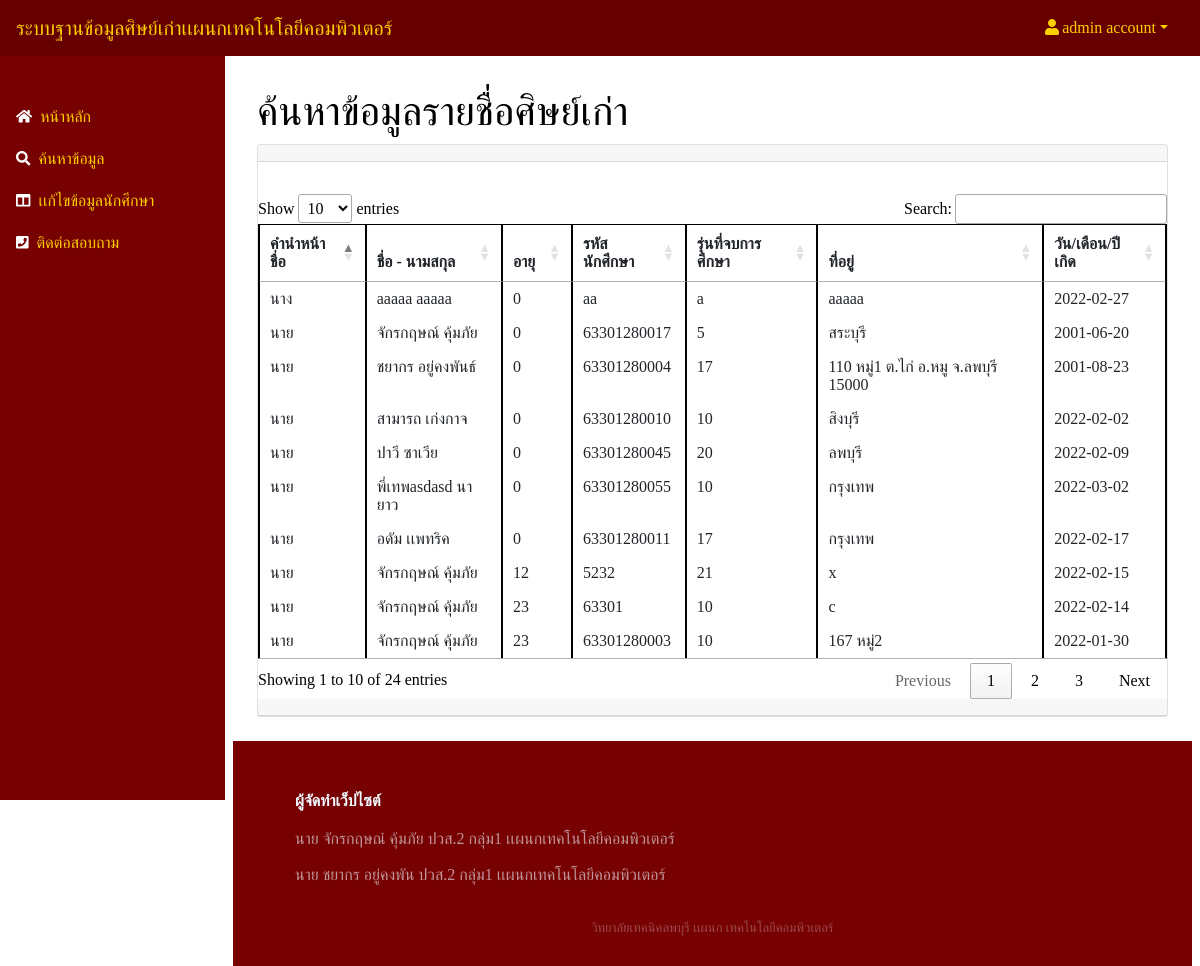
The app's page /searchadmin.php (signed in) with its own data.
### tables this page shows
CREATE TABLE `usersfew` (
  `id` int(10) NOT NULL,
  `username` varchar(255) NOT NULL,
  `password` varchar(255) NOT NULL,
  `email` varchar(255) NOT NULL,
  `std_id` varchar(255) NOT NULL,
  `titlename` varchar(255) NOT NULL,
  `firstname` varchar(255) NOT NULL,
  `lastname` varchar(255) NOT NULL,
  `address` varchar(255) NOT NULL,
  `gen` varchar(255) NOT NULL,
  `job` varchar(255) NOT NULL,
  `img` varchar(255) NOT NULL,
  `birthday` varchar(255) NOT NULL,
  `age` int(10) NOT NULL,
  `urole` varchar(255) NOT NULL,
  `create_at` timestamp NOT NULL DEFAULT current_timestamp()
);

### searchadmin.php (the view, shortened to what this page needs)
<?php
    require_once 'config/db.php';
?>
<!DOCTYPE html>
<html lang="en">
    <head>
        <link href="https://cdn.jsdelivr.net/npm/simple-datatables@latest/dist/style.css" rel="stylesheet" />
        <link href="styleuserlogin.css" rel="stylesheet" />
        <link rel="stylesheet" href="https://cdn.datatables.net/1.11.4/css/jquery.dataTables.min.css">
    </head>
    <body class="sb-nav-fixed">
        <?php
            if (isset($_SESSION['admin_login'])) {
                $admin_id = $_SESSION['admin_login'];
                $stmt = $conn->query("SELECT * FROM usersfew WHERE id = $admin_id");
                $stmt->execute();
                $row = $stmt->fetch(PDO::FETCH_ASSOC);
            }
        ?>
        <nav class="sb-topnav navbar navbar-expand sb-sidenav-light1">
            <a class="navbar-brand ps-3" href="">ระบบฐานข้อมูลศิษย์เก่าเเผนกเทคโนโลยีคอมพิวเตอร์</a>
            <ul class="navbar-nav ms-auto ms-md-0 me-3 me-lg-4">
                <li class="nav-item dropdown">
                    <a class="nav-link dropdown-toggle" id="navbarDropdown" href="#" role="button" data-bs-toggle="dropdown" aria-expanded="false">
                        <i class="fas fa-user fa-fw"></i><?php echo $row['firstname'] . ' ' . $row['lastname'] ?></a>
                </li>
            </ul>
        </nav>
        <div id="layoutSidenav">
            <div id="layoutSidenav_nav">
                <nav class="sb-sidenav accordion sb-sidenav-light" id="sidenavAccordion">
                    <div class="sb-sidenav-menu">
                        <div class="nav">
                            <div class="sb-sidenav-menu-heading"></div>
                            <a class="nav-link" href="admin.php">
                                <div class="sb-nav-link-icon"><i class="fa fa-home"></i></div>
                                หน้าหลัก
                            </a>
                            <a class="nav-link" href="searchadmin.php">
                                <div class="sb-nav-link-icon"><i class="fa fa-search"></i></div>
                                ค้นหาข้อมูล
                            </a>
                            <a class="nav-link" href="editadmin.php">
                                <div class="sb-nav-link-icon"><i class="fas fa-columns"></i></div>
                                เเก้ไขข้อมูลนักศึกษา
                            </a>
                            <a class="nav-link" href="https://web.facebook.com/Softwarelopburi/">
                                <div class="sb-nav-link-icon"><i class="fa fa-phone-square"></i></div>
                                ติดต่อสอบถาม
                            </a>
                        </div>
                    </div>
                </nav>
            </div>
            <div id="layoutSidenav_content">
                <main>
                    <div class="container-fluid px-4">
                        <h1 class="mt-4">ค้นหาข้อมูลรายชื่อศิษย์เก่า</h1>
                        <div class="card mb-4">
                            <div class="card-header"></div>
                            <table id="myTable" class="table table-hover table-bordered">
                            <div class="card-body">
                            <thead>
                                    <th>คำนำหน้าชื่อ</th>
                                    <th>ชื่อ - นามสกุล</th>
                                    <th>อายุ</th>
                                    <th>รหัสนักศึกษา</th>
                                    <th>รุ่นที่จบการศึกษา</th>
                                    <th>ที่อยู่</th>
                                    <th>วัน/เดือน/ปีเกิด</th>
                                </thead>
                                <tbody>
                                <?php
                                    $stmt = $conn->query("SELECT * FROM usersfew WHERE urole = 'user'");
                                    $stmt->execute();
                                    $users = $stmt->fetchAll();
                                    foreach($users as $user) {
                                ?>
                                    <tr>
                                        <td><?php echo $user['titlename'] ?></td>
                                        <td><?php echo $user['firstname']. ' ' . $user['lastname']?></td>
                                        <td><?php echo $user['age'] ?></td>
                                        <td><?php echo $user['std_id'] ?></td>
                                        <td><?php echo $user['gen'] ?></td>
                                        <td><?php echo $user['address'] ?></td>
                                        <td><?php echo $user['birthday'] ?></td>
                                    </tr>
                                <?php
                                    }
                                ?>
                                    </tbody>
                                </table>
                                <div class="card-header"></div>
                            </div>
                        </div>
                        <div class="footer-dark">
        <footer>
            <div class="container">
                <div class="row">
                    <div class="col-md-6 item text">
                        <h3>ผู้จัดทำเว็ปไซต์</h3>
                        <p>นาย จักรกฤษณ๋ คุ้มภัย ปวส.2 กลุ่ม1 เเผนกเทคโนโลยีคอมพิวเตอร์</p><br>
                        <p>นาย ชยากร อยู่คงพัน ปวส.2 กลุ่ม1 เเผนกเทคโนโลยีคอมพิวเตอร์</p>
                    </div>
                </div>
                <p class="copyright">วิทยาลัยเทคนิคลพบุรี เเผนก เทคโนโลยีคอมพิวเตอร์</p>
            </div>
        </footer>
    </div>
                    </div>
            </div>
    </body>
</html>

### records on screen
usersfew: firstname "admin", lastname "account"
usersfew: titlename "นาย", firstname "จักรกฤษณ์", lastname "คุ้มภัย", age "0", std "63301280017", gen "5", address "สระบุรี", birthday "2001-06-20"
usersfew: titlename "นาย", firstname "ชยากร", lastname "อยู่คงพันธ์", age "0", std "63301280004", gen "17", address "110 หมู่1 ต.ไก่ อ.หมู จ.ลพบุรี 15000", birthday "2001-08-23"
usersfew: titlename "นาย", firstname "สามารถ", lastname "เก่งกาจ", age "0", std "63301280010", gen "10", address "สิงบุรี", birthday "2022-02-02"
usersfew: titlename "นาย", firstname "ปาวี", lastname "ซาเวีย", age "0", std "63301280045", gen "20", address "ลพบุรี", birthday "2022-02-09"
usersfew: titlename "นาย", firstname "พี่เทพasdasd", lastname "นายาว", age "0", std "63301280055", gen "10", address "กรุงเทพ", birthday "2022-03-02"
usersfew: titlename "นาย", firstname "อดัม", lastname "เเพทริค", age "0", std "63301280011", gen "17", address "กรุงเทพ", birthday "2022-02-17"
usersfew: titlename "นาย", firstname "จักรกฤษณ์", lastname "คุ้มภัย", age "12", std "5232", gen "21", address "x", birthday "2022-02-15"
usersfew: titlename "นาย", firstname "จักรกฤษณ์", lastname "คุ้มภัย", age "23", std "63301", gen "10", address "c", birthday "2022-02-14"
usersfew: titlename "นาย", firstname "จักรกฤษณ์", lastname "คุ้มภัย", age "23", std "63301280003", gen "10", address "167 หมู่2", birthday "2022-01-30"
usersfew: titlename "นาง", firstname "aaaaa", lastname "aaaaa", age "0", std "aa", gen "a", address "aaaaa", birthday "2022-02-27"
